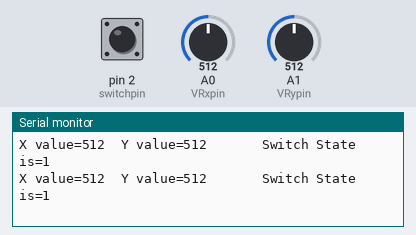
This sketch was run on a simulated Arduino Uno, built with avr-gcc and run on an emulated ATmega328P. Shown: the last lines printed to the serial monitor. The test bench sets the inputs (shaded band); at power-on: A0 (VRxpin) = 512, A1 (VRypin) = 512, pin 2 (switchpin) HIGH.

Above: at 1.3 s.
1.4 s: A0 (VRxpin) set to 716
At 2.1 s:
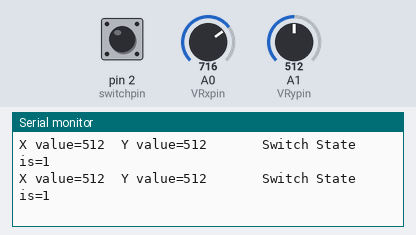
2.9 s: A1 (VRypin) set to 716
At 2.9 s:
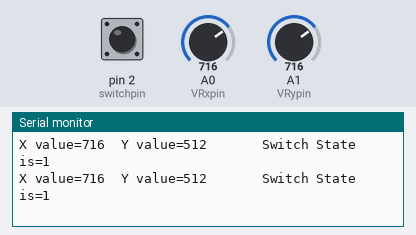
4.4 s: pin 2 (switchpin) pulled LOW for 0.65 s
At 5.4 s:
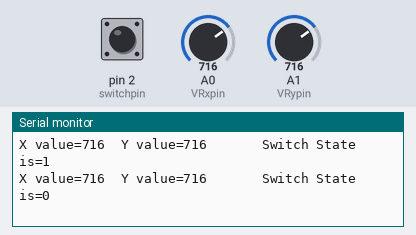
6.5 s: A0 (VRxpin) set to 900
At 7.1 s:
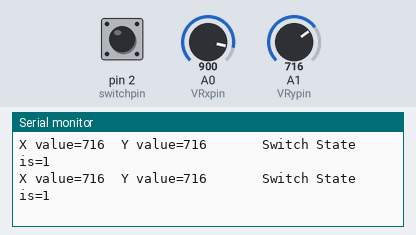
8.0 s: pin 2 (switchpin) pulled LOW for 1 s
At 9.3 s:
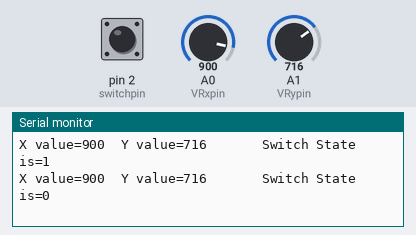
10.5 s: A1 (VRypin) set to 900
At 10.9 s:
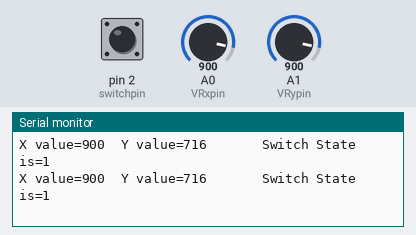
Timing chart, 0 to 13.0 s (numbered marks = the images above; inputs shaded):
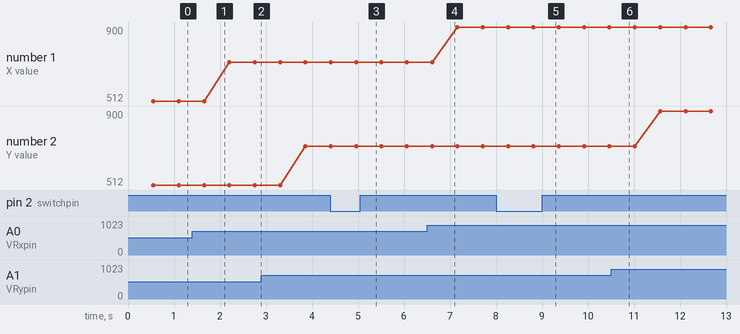

The sketch:

Understanding_and_Using_Joysticks_in_a_Project.ino
```cpp
// analogRead is a number between 0-1023
int VRxpin=A0;   //voltage pin x
int VRypin=A1;
int switchpin=2;
int readXvalue;
int readYvalue;
int readswitchvalue;
int delaytime=550;

void setup() {
  // put your setup code here, to run once:
  Serial.begin(9600);
  pinMode(VRxpin, INPUT);
  pinMode(VRypin, INPUT);
  pinMode (switchpin,INPUT);
  digitalWrite(switchpin, HIGH);

}

void loop() {
  // put your main code here, to run repeatedly:
  readXvalue= analogRead(VRxpin);
  readYvalue=analogRead(VRypin);
  readswitchvalue= digitalRead(switchpin);
  delay(delaytime);

  Serial.print ("X value=");
  Serial.print(readXvalue);
  Serial.print ("  Y value=");
  Serial.print (readYvalue);
  Serial.print("       Switch State is=");
  Serial.println(readswitchvalue);


}
```

Measured:
- after the input at 4.4 s, the serial monitor: prints a new line after 0.56 s (image 3)
- after the input at 8.0 s, the serial monitor: prints a new line after 0.81 s (image 5)
- plotted number 1: 512 → 716 after the input at 1.4 s, 716 → 900 after the input at 6.5 s
